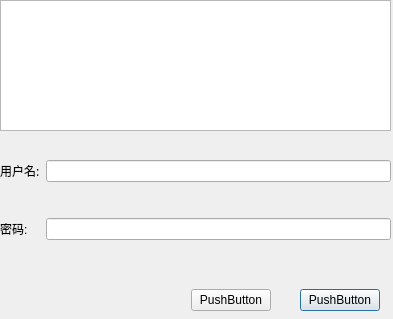
<?xml version="1.0" encoding="UTF-8"?>
<ui version="4.0">
 <class>Dialog</class>
 <widget class="QDialog" name="Dialog">
  <property name="geometry">
   <rect>
    <x>0</x>
    <y>0</y>
    <width>393</width>
    <height>319</height>
   </rect>
  </property>
  <property name="windowTitle">
   <string>Dialog</string>
  </property>
  <property name="modal">
   <bool>false</bool>
  </property>
  <widget class="QWidget" name="verticalLayoutWidget">
   <property name="geometry">
    <rect>
     <x>0</x>
     <y>0</y>
     <width>391</width>
     <height>131</height>
    </rect>
   </property>
   <layout class="QVBoxLayout" name="verticalLayout">
    <item>
     <widget class="QGraphicsView" name="graphicsView"/>
    </item>
   </layout>
  </widget>
  <widget class="QWidget" name="gridLayoutWidget">
   <property name="geometry">
    <rect>
     <x>0</x>
     <y>130</y>
     <width>391</width>
     <height>141</height>
    </rect>
   </property>
   <layout class="QGridLayout" name="gridLayout">
    <item row="0" column="0">
     <widget class="QLabel" name="label">
      <property name="font">
       <font>
        <family>Microsoft YaHei</family>
       </font>
      </property>
      <property name="text">
       <string>用户名:</string>
      </property>
     </widget>
    </item>
    <item row="3" column="0">
     <widget class="QLabel" name="label_2">
      <property name="text">
       <string>密码:</string>
      </property>
     </widget>
    </item>
    <item row="3" column="1">
     <widget class="QLineEdit" name="lineEdit_2"/>
    </item>
    <item row="0" column="1">
     <widget class="QLineEdit" name="lineEdit"/>
    </item>
   </layout>
  </widget>
  <widget class="QWidget" name="gridLayoutWidget_2">
   <property name="geometry">
    <rect>
     <x>180</x>
     <y>280</y>
     <width>211</width>
     <height>41</height>
    </rect>
   </property>
   <layout class="QGridLayout" name="gridLayout_2">
    <item row="0" column="4" alignment="Qt::AlignHCenter">
     <widget class="QPushButton" name="pushButton_2">
      <property name="text">
       <string>PushButton</string>
      </property>
     </widget>
    </item>
    <item row="0" column="3" alignment="Qt::AlignHCenter">
     <widget class="QPushButton" name="pushButton">
      <property name="text">
       <string>PushButton</string>
      </property>
     </widget>
    </item>
   </layout>
  </widget>
 </widget>
 <resources/>
 <connections/>
</ui>
